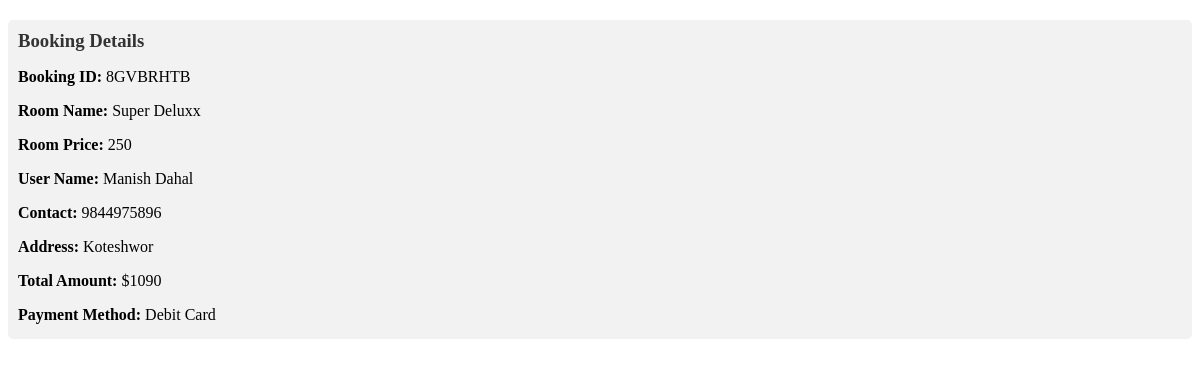
The app's page /admin/fetch_booking_details.php?booking_id=8GVBRHTB with its own data.
### tables this page shows
CREATE TABLE `bookings` (
  `booking_id` int(11) NOT NULL,
  `booking_order_id` varchar(255) NOT NULL,
  `room_id` int(11) NOT NULL,
  `room_name` varchar(255) NOT NULL,
  `user_id` int(11) NOT NULL,
  `name` varchar(255) NOT NULL,
  `contact` varchar(255) NOT NULL,
  `payment_method` varchar(255) NOT NULL,
  `checkin_date` date NOT NULL,
  `checkin_time` time NOT NULL,
  `checkout_date` date NOT NULL,
  `number_of_stays` int(11) NOT NULL,
  `total_price` int(255) NOT NULL,
  `accept_reject_status` varchar(255) DEFAULT NULL
);

### admin/fetch_booking_details.php (the view, shortened to what this page needs)
<!DOCTYPE html>
<html lang="en">
<head>
<?php
include "connect.php";
if (isset($_GET['booking_id'])) {
    $bookingId = $_GET['booking_id'];
    $bookingSql = "SELECT * FROM bookings WHERE booking_order_id = '$bookingId'";
    $bookingResult = $conn->query($bookingSql);
    if ($bookingResult->num_rows > 0) {
        $bookingRow = $bookingResult->fetch_assoc();
        $roomId = $bookingRow['room_id'];
        $roomSql = "SELECT * FROM room_categories WHERE room_id = '$roomId'";
        $roomResult = $conn->query($roomSql);
        if ($roomResult->num_rows > 0) {
            $roomRow = $roomResult->fetch_assoc();
            $userId = $bookingRow['user_id'];
            $userSql = "SELECT * FROM users WHERE user_id = '$userId'";
            $userResult = $conn->query($userSql);
            if ($userResult->num_rows > 0) {
                $userRow = $userResult->fetch_assoc();
                $response = [
                    'booking_id' => $bookingRow['booking_order_id'],
                    'room_name' => $roomRow['name'],
                    'room_price' => $roomRow['price'],
                    'user_name' => $userRow['name'],
                    'contact' => $userRow['phone'],
                    'address' => $userRow['address'],
                    'total_amount' => $bookingRow['total_price'],
                    'payment_method' => $bookingRow['payment_method']
                ];
                echo '<div class="booking-details">';
                echo '<h3>Booking Details</h3>';
                echo '<p><label>Booking ID:</label> ' . $response['booking_id'] . '</p>';
                echo '<p><label>Room Name:</label> ' . $response['room_name'] . '</p>';
                echo '<p><label>Room Price:</label> ' . $response['room_price'] . '</p>';
                echo '<p><label>User Name:</label> ' . $response['user_name'] . '</p>';
                echo '<p><label>Contact:</label> ' . $response['contact'] . '</p>';
                echo '<p><label>Address:</label> ' . $response['address'] . '</p>';
                echo '<p><label>Total Amount:</label> $' . $response['total_amount'] . '</p>';
                echo '<p><label>Payment Method:</label> ' . $response['payment_method'] . '</p>';
                echo '</div>';
            } else {
                echo '<p>User not found.</p>';
            }
        } else {
            echo '<p>Room not found.</p>';
        }
    } else {
        echo '<p>Booking not found.</p>';
    }
} else {
    echo '<p>Invalid booking ID.</p>';
}
?>

### admin/fetch_booking_details.php (style rules this page uses)
.booking-details { margin-top: 20px; padding: 10px; background-color: #f2f2f2; border-radius: 5px; }
.booking-details h3 { margin-top: 0; margin-bottom: 10px; color: #333; }
.booking-details p { margin-bottom: 5px; }
.booking-details label { font-weight: bold; }

### records on screen
bookings: booking_order "8GVBRHTB", room_name "Super Deluxx", name "Manish Dahal", total_price "1090", payment_method "Debit Card"

### other values on screen
$response['room_price'] "250"
$response['contact'] "9844975896"
$response['address'] "Koteshwor"
